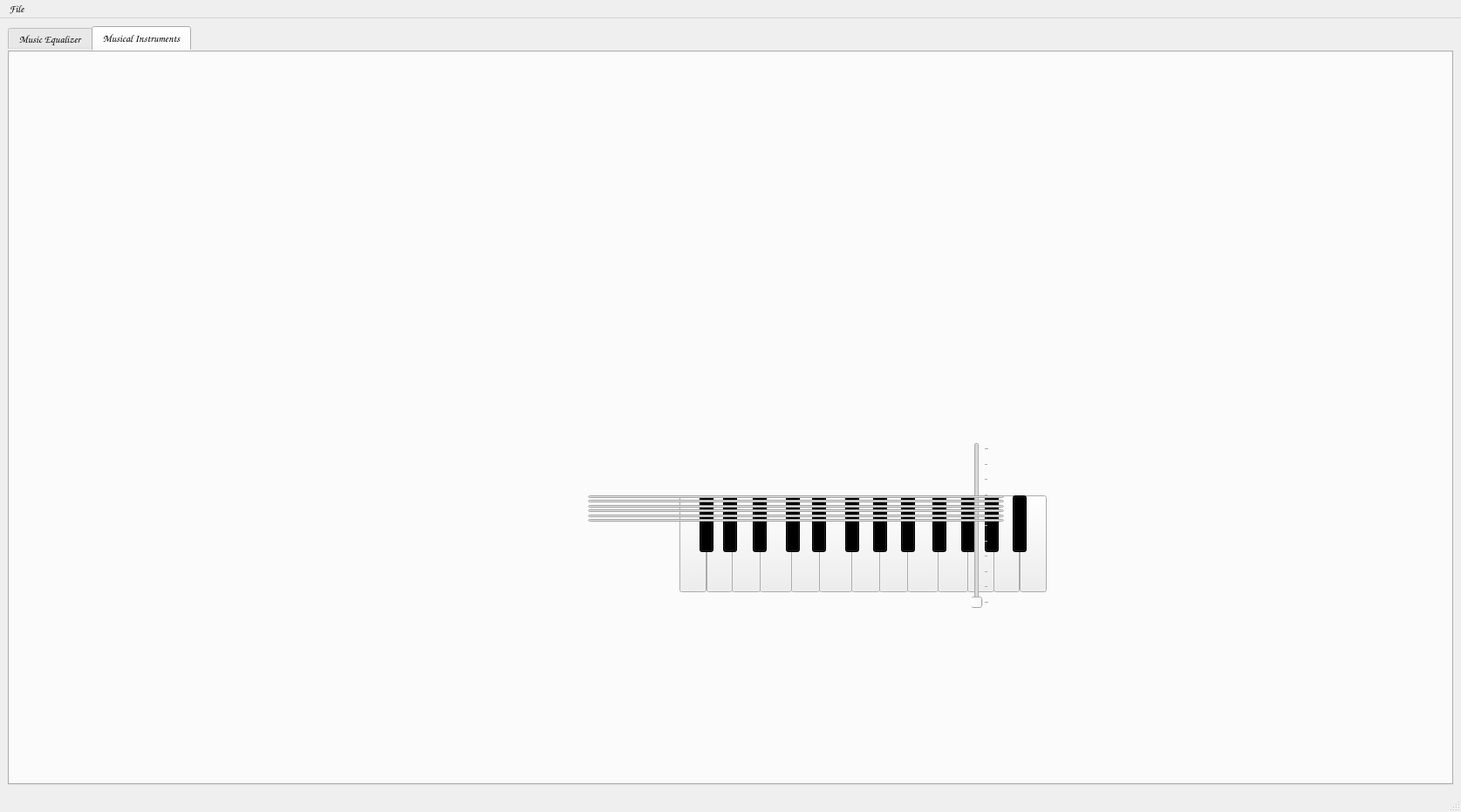
<?xml version="1.0" encoding="UTF-8"?>
<ui version="4.0">
 <class>MainWindow</class>
 <widget class="QMainWindow" name="MainWindow">
  <property name="geometry">
   <rect>
    <x>0</x>
    <y>0</y>
    <width>1675</width>
    <height>931</height>
   </rect>
  </property>
  <property name="windowTitle">
   <string>MainWindow</string>
  </property>
  <widget class="QWidget" name="centralwidget">
   <layout class="QGridLayout" name="gridLayout_2">
    <item row="0" column="0">
     <widget class="QTabWidget" name="tabWidget">
      <property name="font">
       <font>
        <family>Comic Sans MS</family>
       </font>
      </property>
      <property name="cursor">
       <cursorShape>PointingHandCursor</cursorShape>
      </property>
      <property name="autoFillBackground">
       <bool>false</bool>
      </property>
      <property name="styleSheet">
       <string notr="true">border-color:  rgb(0, 0, 0);</string>
      </property>
      <property name="currentIndex">
       <number>1</number>
      </property>
      <widget class="QWidget" name="tab">
       <attribute name="title">
        <string>Music Equalizer</string>
       </attribute>
       <layout class="QGridLayout" name="gridLayout">
        <item row="0" column="0">
         <layout class="QVBoxLayout" name="verticalLayout">
          <item>
           <layout class="QVBoxLayout" name="verticalLayoutsig1">
            <item>
             <layout class="QGridLayout" name="gridLayoutsig1">
              <item row="2" column="0">
               <layout class="QHBoxLayout" name="horizontalLayout_4">
                <item>
                 <layout class="QVBoxLayout" name="BellLayout">
                  <item alignment="Qt::AlignHCenter">
                   <widget class="QLabel" name="BellSliderMaximum">
                    <property name="text">
                     <string>10</string>
                    </property>
                   </widget>
                  </item>
                  <item alignment="Qt::AlignHCenter">
                   <widget class="QSlider" name="PianoSlider">
                    <property name="maximum">
                     <number>10</number>
                    </property>
                    <property name="pageStep">
                     <number>1</number>
                    </property>
                    <property name="value">
                     <number>1</number>
                    </property>
                    <property name="orientation">
                     <enum>Qt::Vertical</enum>
                    </property>
                   </widget>
                  </item>
                  <item alignment="Qt::AlignHCenter">
                   <widget class="QLabel" name="BellSliderMinimum">
                    <property name="text">
                     <string>0</string>
                    </property>
                   </widget>
                  </item>
                  <item alignment="Qt::AlignHCenter">
                   <widget class="QLabel" name="PianoLabel">
                    <property name="text">
                     <string/>
                    </property>
                    <property name="pixmap">
                     <pixmap>../2_12_2021/newImgs/PianoIcon.png</pixmap>
                    </property>
                   </widget>
                  </item>
                  <item alignment="Qt::AlignHCenter">
                   <widget class="QLabel" name="BellImage">
                    <property name="maximumSize">
                     <size>
                      <width>70</width>
                      <height>70</height>
                     </size>
                    </property>
                    <property name="styleSheet">
                     <string notr="true">background-image: url(:/icons/bell.jpg);</string>
                    </property>
                    <property name="text">
                     <string/>
                    </property>
                    <property name="pixmap">
                     <pixmap>:/icons/bell.jpg</pixmap>
                    </property>
                    <property name="scaledContents">
                     <bool>true</bool>
                    </property>
                   </widget>
                  </item>
                 </layout>
                </item>
                <item>
                 <layout class="QVBoxLayout" name="DoubleBassLayout">
                  <item alignment="Qt::AlignHCenter">
                   <widget class="QLabel" name="DoubleBassSliderMaximum">
                    <property name="text">
                     <string>10</string>
                    </property>
                   </widget>
                  </item>
                  <item alignment="Qt::AlignHCenter">
                   <widget class="QSlider" name="GuitarSlider">
                    <property name="maximum">
                     <number>10</number>
                    </property>
                    <property name="pageStep">
                     <number>1</number>
                    </property>
                    <property name="value">
                     <number>1</number>
                    </property>
                    <property name="orientation">
                     <enum>Qt::Vertical</enum>
                    </property>
                   </widget>
                  </item>
                  <item alignment="Qt::AlignHCenter">
                   <widget class="QLabel" name="DoubleBassSliderMinimum">
                    <property name="text">
                     <string>0</string>
                    </property>
                   </widget>
                  </item>
                  <item alignment="Qt::AlignHCenter">
                   <widget class="QLabel" name="GuitarLabel">
                    <property name="text">
                     <string/>
                    </property>
                    <property name="pixmap">
                     <pixmap>../2_12_2021/newImgs/guitarIcon.png</pixmap>
                    </property>
                   </widget>
                  </item>
                  <item alignment="Qt::AlignHCenter">
                   <widget class="QLabel" name="DoubleBassImage">
                    <property name="maximumSize">
                     <size>
                      <width>70</width>
                      <height>70</height>
                     </size>
                    </property>
                    <property name="styleSheet">
                     <string notr="true">background-image: url(:/icons/double_bass.jpg);</string>
                    </property>
                    <property name="text">
                     <string/>
                    </property>
                    <property name="pixmap">
                     <pixmap>:/icons/double_bass.jpg</pixmap>
                    </property>
                    <property name="scaledContents">
                     <bool>true</bool>
                    </property>
                   </widget>
                  </item>
                 </layout>
                </item>
                <item>
                 <layout class="QVBoxLayout" name="AltoSaxophoneLayout">
                  <item alignment="Qt::AlignHCenter">
                   <widget class="QLabel" name="AltoSaxophoneSliderMaximum">
                    <property name="text">
                     <string>10</string>
                    </property>
                   </widget>
                  </item>
                  <item alignment="Qt::AlignHCenter">
                   <widget class="QSlider" name="FluteSlider">
                    <property name="maximum">
                     <number>10</number>
                    </property>
                    <property name="pageStep">
                     <number>1</number>
                    </property>
                    <property name="value">
                     <number>1</number>
                    </property>
                    <property name="orientation">
                     <enum>Qt::Vertical</enum>
                    </property>
                   </widget>
                  </item>
                  <item alignment="Qt::AlignHCenter">
                   <widget class="QLabel" name="AltoSaxophoneSliderMinimum">
                    <property name="text">
                     <string>0</string>
                    </property>
                   </widget>
                  </item>
                  <item alignment="Qt::AlignHCenter">
                   <widget class="QLabel" name="FluteLabel">
                    <property name="text">
                     <string/>
                    </property>
                    <property name="pixmap">
                     <pixmap>../2_12_2021/newImgs/FluteIcon.png</pixmap>
                    </property>
                   </widget>
                  </item>
                  <item alignment="Qt::AlignHCenter">
                   <widget class="QLabel" name="AltoSaxophoneImage">
                    <property name="maximumSize">
                     <size>
                      <width>70</width>
                      <height>70</height>
                     </size>
                    </property>
                    <property name="text">
                     <string/>
                    </property>
                    <property name="pixmap">
                     <pixmap>:/icons/alto_sax.jpg</pixmap>
                    </property>
                    <property name="scaledContents">
                     <bool>true</bool>
                    </property>
                   </widget>
                  </item>
                 </layout>
                </item>
               </layout>
              </item>
              <item row="1" column="0">
               <layout class="QHBoxLayout" name="horizontalLayoutspeed">
                <item>
                 <layout class="QHBoxLayout" name="horizontalLayout_2">
                  <item>
                   <widget class="QPushButton" name="playpauseButton">
                    <property name="text">
                     <string/>
                    </property>
                    <property name="icon">
                     <iconset>
                      <normaloff>../2_12_2021/images/playF.png</normaloff>../2_12_2021/images/playF.png</iconset>
                    </property>
                    <property name="flat">
                     <bool>true</bool>
                    </property>
                   </widget>
                  </item>
                 </layout>
                </item>
                <item>
                 <widget class="QLabel" name="VolumeLabel">
                  <property name="font">
                   <font>
                    <family>Comic Sans MS</family>
                   </font>
                  </property>
                  <property name="text">
                   <string>Volume</string>
                  </property>
                 </widget>
                </item>
                <item>
                 <widget class="QSlider" name="VolumeSlider">
                  <property name="maximum">
                   <number>100</number>
                  </property>
                  <property name="singleStep">
                   <number>1</number>
                  </property>
                  <property name="pageStep">
                   <number>1</number>
                  </property>
                  <property name="value">
                   <number>100</number>
                  </property>
                  <property name="sliderPosition">
                   <number>100</number>
                  </property>
                  <property name="orientation">
                   <enum>Qt::Horizontal</enum>
                  </property>
                 </widget>
                </item>
                <item>
                 <layout class="QHBoxLayout" name="horizontalLayout">
                  <item>
                   <spacer name="horizontalSpacer">
                    <property name="orientation">
                     <enum>Qt::Horizontal</enum>
                    </property>
                    <property name="sizeHint" stdset="0">
                     <size>
                      <width>20</width>
                      <height>20</height>
                     </size>
                    </property>
                   </spacer>
                  </item>
                  <item>
                   <widget class="QLabel" name="SpectrogramColorPalleteLabel">
                    <property name="font">
                     <font>
                      <family>Comic Sans MS</family>
                     </font>
                    </property>
                    <property name="text">
                     <string>Choose color pallete for the Spectrogram</string>
                    </property>
                   </widget>
                  </item>
                  <item>
                   <widget class="QComboBox" name="SpectrogramColorPalleteComboBox">
                    <property name="minimumSize">
                     <size>
                      <width>66</width>
                      <height>22</height>
                     </size>
                    </property>
                    <property name="font">
                     <font>
                      <family>Comic Sans MS</family>
                     </font>
                    </property>
                    <item>
                     <property name="text">
                      <string>viridis</string>
                     </property>
                    </item>
                    <item>
                     <property name="text">
                      <string>plasma</string>
                     </property>
                    </item>
                    <item>
                     <property name="text">
                      <string>cividis</string>
                     </property>
                    </item>
                    <item>
                     <property name="text">
                      <string>magma</string>
                     </property>
                    </item>
                    <item>
                     <property name="text">
                      <string>inferno</string>
                     </property>
                    </item>
                    <item>
                     <property name="text">
                      <string>Blues</string>
                     </property>
                    </item>
                   </widget>
                  </item>
                 </layout>
                </item>
               </layout>
              </item>
              <item row="0" column="0">
               <widget class="PlotWidget" name="SignalGraph"/>
              </item>
              <item row="0" column="1">
               <layout class="QGridLayout" name="SpectrogramGraph"/>
              </item>
             </layout>
            </item>
           </layout>
          </item>
         </layout>
        </item>
       </layout>
      </widget>
      <widget class="QWidget" name="tab_2">
       <attribute name="title">
        <string>Musical Instruments</string>
       </attribute>
       <widget class="QWidget" name="pianoWidget" native="true">
        <property name="geometry">
         <rect>
          <x>650</x>
          <y>350</y>
          <width>701</width>
          <height>431</height>
         </rect>
        </property>
        <widget class="QPushButton" name="whiteKey11">
         <property name="geometry">
          <rect>
           <x>450</x>
           <y>160</y>
           <width>31</width>
           <height>111</height>
          </rect>
         </property>
         <property name="text">
          <string/>
         </property>
        </widget>
        <widget class="QPushButton" name="blackKey6">
         <property name="geometry">
          <rect>
           <x>310</x>
           <y>160</y>
           <width>16</width>
           <height>65</height>
          </rect>
         </property>
         <property name="styleSheet">
          <string notr="true">background-color: rgb(0, 0, 0);</string>
         </property>
         <property name="text">
          <string/>
         </property>
        </widget>
        <widget class="QPushButton" name="blackKey5">
         <property name="geometry">
          <rect>
           <x>272</x>
           <y>160</y>
           <width>16</width>
           <height>65</height>
          </rect>
         </property>
         <property name="styleSheet">
          <string notr="true">background-color: rgb(0, 0, 0);</string>
         </property>
         <property name="text">
          <string/>
         </property>
        </widget>
        <widget class="QPushButton" name="blackKey8">
         <property name="geometry">
          <rect>
           <x>374</x>
           <y>160</y>
           <width>16</width>
           <height>65</height>
          </rect>
         </property>
         <property name="styleSheet">
          <string notr="true">background-color: rgb(0, 0, 0);</string>
         </property>
         <property name="text">
          <string/>
         </property>
        </widget>
        <widget class="QPushButton" name="whiteKey4">
         <property name="geometry">
          <rect>
           <x>212</x>
           <y>160</y>
           <width>37</width>
           <height>111</height>
          </rect>
         </property>
         <property name="text">
          <string/>
         </property>
        </widget>
        <widget class="QPushButton" name="whiteKey5">
         <property name="geometry">
          <rect>
           <x>248</x>
           <y>160</y>
           <width>33</width>
           <height>111</height>
          </rect>
         </property>
         <property name="text">
          <string/>
         </property>
        </widget>
        <widget class="QPushButton" name="blackKey4">
         <property name="geometry">
          <rect>
           <x>242</x>
           <y>160</y>
           <width>16</width>
           <height>65</height>
          </rect>
         </property>
         <property name="styleSheet">
          <string notr="true">background-color: rgb(0, 0, 0);</string>
         </property>
         <property name="text">
          <string/>
         </property>
        </widget>
        <widget class="QPushButton" name="whiteKey3">
         <property name="geometry">
          <rect>
           <x>180</x>
           <y>160</y>
           <width>33</width>
           <height>111</height>
          </rect>
         </property>
         <property name="text">
          <string/>
         </property>
        </widget>
        <widget class="QPushButton" name="whiteKey6">
         <property name="geometry">
          <rect>
           <x>280</x>
           <y>160</y>
           <width>38</width>
           <height>111</height>
          </rect>
         </property>
         <property name="text">
          <string/>
         </property>
        </widget>
        <widget class="QPushButton" name="blackKey7">
         <property name="geometry">
          <rect>
           <x>342</x>
           <y>160</y>
           <width>16</width>
           <height>65</height>
          </rect>
         </property>
         <property name="styleSheet">
          <string notr="true">background-color: rgb(0, 0, 0);</string>
         </property>
         <property name="text">
          <string/>
         </property>
        </widget>
        <widget class="QPushButton" name="whiteKey8">
         <property name="geometry">
          <rect>
           <x>349</x>
           <y>160</y>
           <width>33</width>
           <height>111</height>
          </rect>
         </property>
         <property name="text">
          <string/>
         </property>
        </widget>
        <widget class="QPushButton" name="blackKey10">
         <property name="geometry">
          <rect>
           <x>443</x>
           <y>160</y>
           <width>16</width>
           <height>65</height>
          </rect>
         </property>
         <property name="styleSheet">
          <string notr="true">background-color: rgb(0, 0, 0);</string>
         </property>
         <property name="text">
          <string/>
         </property>
        </widget>
        <widget class="QPushButton" name="whiteKey7">
         <property name="geometry">
          <rect>
           <x>317</x>
           <y>160</y>
           <width>33</width>
           <height>111</height>
          </rect>
         </property>
         <property name="text">
          <string/>
         </property>
        </widget>
        <widget class="QPushButton" name="whiteKey9">
         <property name="geometry">
          <rect>
           <x>381</x>
           <y>160</y>
           <width>36</width>
           <height>111</height>
          </rect>
         </property>
         <property name="text">
          <string/>
         </property>
        </widget>
        <widget class="QPushButton" name="blackKey9">
         <property name="geometry">
          <rect>
           <x>410</x>
           <y>160</y>
           <width>16</width>
           <height>65</height>
          </rect>
         </property>
         <property name="styleSheet">
          <string notr="true">background-color: rgb(0, 0, 0);</string>
         </property>
         <property name="text">
          <string/>
         </property>
        </widget>
        <widget class="QPushButton" name="whiteKey10">
         <property name="geometry">
          <rect>
           <x>416</x>
           <y>160</y>
           <width>35</width>
           <height>111</height>
          </rect>
         </property>
         <property name="text">
          <string/>
         </property>
        </widget>
        <widget class="QPushButton" name="blackKey3">
         <property name="geometry">
          <rect>
           <x>204</x>
           <y>160</y>
           <width>16</width>
           <height>65</height>
          </rect>
         </property>
         <property name="styleSheet">
          <string notr="true">background-color: rgb(0, 0, 0);</string>
         </property>
         <property name="text">
          <string/>
         </property>
        </widget>
        <widget class="QLabel" name="pianoImgLabel">
         <property name="geometry">
          <rect>
           <x>20</x>
           <y>-60</y>
           <width>621</width>
           <height>531</height>
          </rect>
         </property>
         <property name="text">
          <string/>
         </property>
         <property name="pixmap">
          <pixmap>../piano-removebg-preview.png</pixmap>
         </property>
         <property name="scaledContents">
          <bool>true</bool>
         </property>
        </widget>
        <widget class="QPushButton" name="whiteKey2">
         <property name="geometry">
          <rect>
           <x>151</x>
           <y>160</y>
           <width>30</width>
           <height>111</height>
          </rect>
         </property>
         <property name="text">
          <string/>
         </property>
        </widget>
        <widget class="QPushButton" name="whiteKey1">
         <property name="geometry">
          <rect>
           <x>120</x>
           <y>160</y>
           <width>31</width>
           <height>111</height>
          </rect>
         </property>
         <property name="text">
          <string/>
         </property>
        </widget>
        <widget class="QPushButton" name="blackKey2">
         <property name="geometry">
          <rect>
           <x>170</x>
           <y>160</y>
           <width>16</width>
           <height>65</height>
          </rect>
         </property>
         <property name="styleSheet">
          <string notr="true">background-color: rgb(0, 0, 0);</string>
         </property>
         <property name="text">
          <string/>
         </property>
        </widget>
        <widget class="QPushButton" name="blackKey1">
         <property name="geometry">
          <rect>
           <x>143</x>
           <y>160</y>
           <width>16</width>
           <height>65</height>
          </rect>
         </property>
         <property name="styleSheet">
          <string notr="true">background-color: rgb(0, 0, 0);</string>
         </property>
         <property name="text">
          <string/>
         </property>
        </widget>
        <widget class="QPushButton" name="whiteKey12">
         <property name="geometry">
          <rect>
           <x>480</x>
           <y>160</y>
           <width>30</width>
           <height>111</height>
          </rect>
         </property>
         <property name="text">
          <string/>
         </property>
        </widget>
        <widget class="QPushButton" name="whiteKey13">
         <property name="geometry">
          <rect>
           <x>510</x>
           <y>160</y>
           <width>31</width>
           <height>111</height>
          </rect>
         </property>
         <property name="text">
          <string/>
         </property>
        </widget>
        <widget class="QPushButton" name="blackKey11">
         <property name="geometry">
          <rect>
           <x>470</x>
           <y>160</y>
           <width>16</width>
           <height>65</height>
          </rect>
         </property>
         <property name="styleSheet">
          <string notr="true">background-color: rgb(0, 0, 0);</string>
         </property>
         <property name="text">
          <string/>
         </property>
        </widget>
        <widget class="QPushButton" name="blackKey12">
         <property name="geometry">
          <rect>
           <x>502</x>
           <y>160</y>
           <width>16</width>
           <height>65</height>
          </rect>
         </property>
         <property name="styleSheet">
          <string notr="true">background-color: rgb(0, 0, 0);</string>
         </property>
         <property name="text">
          <string/>
         </property>
        </widget>
        <zorder>pianoImgLabel</zorder>
        <zorder>whiteKey10</zorder>
        <zorder>whiteKey5</zorder>
        <zorder>whiteKey6</zorder>
        <zorder>whiteKey7</zorder>
        <zorder>whiteKey8</zorder>
        <zorder>whiteKey9</zorder>
        <zorder>whiteKey11</zorder>
        <zorder>blackKey6</zorder>
        <zorder>blackKey5</zorder>
        <zorder>blackKey8</zorder>
        <zorder>whiteKey4</zorder>
        <zorder>blackKey4</zorder>
        <zorder>whiteKey3</zorder>
        <zorder>blackKey7</zorder>
        <zorder>blackKey10</zorder>
        <zorder>blackKey9</zorder>
        <zorder>blackKey3</zorder>
        <zorder>whiteKey2</zorder>
        <zorder>whiteKey1</zorder>
        <zorder>blackKey2</zorder>
        <zorder>blackKey1</zorder>
        <zorder>whiteKey12</zorder>
        <zorder>whiteKey13</zorder>
        <zorder>blackKey11</zorder>
        <zorder>blackKey12</zorder>
       </widget>
       <widget class="QLabel" name="bgtab2lmg">
        <property name="geometry">
         <rect>
          <x>-40</x>
          <y>0</y>
          <width>2000</width>
          <height>1441</height>
         </rect>
        </property>
        <property name="text">
         <string/>
        </property>
        <property name="pixmap">
         <pixmap>../2_12_2021/images/blackst.jpg</pixmap>
        </property>
        <property name="scaledContents">
         <bool>true</bool>
        </property>
       </widget>
       <widget class="QWidget" name="InstButtonwidget" native="true">
        <property name="geometry">
         <rect>
          <x>510</x>
          <y>130</y>
          <width>521</width>
          <height>80</height>
         </rect>
        </property>
       </widget>
       <widget class="QWidget" name="drumsWidget" native="true">
        <property name="geometry">
         <rect>
          <x>795</x>
          <y>400</y>
          <width>441</width>
          <height>321</height>
         </rect>
        </property>
        <widget class="QLabel" name="label">
         <property name="geometry">
          <rect>
           <x>10</x>
           <y>10</y>
           <width>261</width>
           <height>241</height>
          </rect>
         </property>
         <property name="text">
          <string/>
         </property>
         <property name="pixmap">
          <pixmap>../2_12_2021/images/drums.png</pixmap>
         </property>
        </widget>
        <widget class="QSlider" name="drumsSlider">
         <property name="geometry">
          <rect>
           <x>310</x>
           <y>49</y>
           <width>20</width>
           <height>191</height>
          </rect>
         </property>
         <property name="cursor">
          <cursorShape>PointingHandCursor</cursorShape>
         </property>
         <property name="mouseTracking">
          <bool>true</bool>
         </property>
         <property name="focusPolicy">
          <enum>Qt::TabFocus</enum>
         </property>
         <property name="styleSheet">
          <string notr="true"/>
         </property>
         <property name="minimum">
          <number>0</number>
         </property>
         <property name="maximum">
          <number>10</number>
         </property>
         <property name="singleStep">
          <number>1</number>
         </property>
         <property name="pageStep">
          <number>10</number>
         </property>
         <property name="orientation">
          <enum>Qt::Vertical</enum>
         </property>
         <property name="invertedAppearance">
          <bool>false</bool>
         </property>
         <property name="invertedControls">
          <bool>false</bool>
         </property>
         <property name="tickPosition">
          <enum>QSlider::TicksBelow</enum>
         </property>
         <property name="tickInterval">
          <number>0</number>
         </property>
        </widget>
        <widget class="QPushButton" name="drumsButton">
         <property name="enabled">
          <bool>true</bool>
         </property>
         <property name="geometry">
          <rect>
           <x>25</x>
           <y>69</y>
           <width>195</width>
           <height>75</height>
          </rect>
         </property>
         <property name="cursor">
          <cursorShape>OpenHandCursor</cursorShape>
         </property>
         <property name="focusPolicy">
          <enum>Qt::NoFocus</enum>
         </property>
         <property name="autoFillBackground">
          <bool>false</bool>
         </property>
         <property name="styleSheet">
          <string notr="true">border-radius:90px;</string>
         </property>
         <property name="text">
          <string/>
         </property>
         <property name="autoDefault">
          <bool>true</bool>
         </property>
         <property name="default">
          <bool>false</bool>
         </property>
         <property name="flat">
          <bool>true</bool>
         </property>
        </widget>
        <zorder>label</zorder>
        <zorder>drumsButton</zorder>
        <zorder>drumsSlider</zorder>
       </widget>
       <widget class="QWidget" name="guitarWidget" native="true">
        <property name="geometry">
         <rect>
          <x>500</x>
          <y>350</y>
          <width>1141</width>
          <height>301</height>
         </rect>
        </property>
        <widget class="QLabel" name="guitarLabel">
         <property name="geometry">
          <rect>
           <x>-40</x>
           <y>20</y>
           <width>831</width>
           <height>291</height>
          </rect>
         </property>
         <property name="text">
          <string/>
         </property>
         <property name="pixmap">
          <pixmap>../2_12_2021/images/Untitledggggggg-removebg-preview.png</pixmap>
         </property>
         <property name="scaledContents">
          <bool>true</bool>
         </property>
        </widget>
        <widget class="QPushButton" name="guitarString1">
         <property name="geometry">
          <rect>
           <x>165</x>
           <y>160</y>
           <width>477</width>
           <height>3</height>
          </rect>
         </property>
         <property name="autoFillBackground">
          <bool>false</bool>
         </property>
         <property name="styleSheet">
          <string notr="true">background-color: rgb(226, 226, 226);</string>
         </property>
         <property name="text">
          <string/>
         </property>
         <property name="default">
          <bool>false</bool>
         </property>
        </widget>
        <widget class="QPushButton" name="guitarString2">
         <property name="geometry">
          <rect>
           <x>165</x>
           <y>165</y>
           <width>477</width>
           <height>3</height>
          </rect>
         </property>
         <property name="styleSheet">
          <string notr="true">background-color: rgb(226, 226, 226);</string>
         </property>
         <property name="text">
          <string/>
         </property>
        </widget>
        <widget class="QPushButton" name="guitarString4">
         <property name="geometry">
          <rect>
           <x>165</x>
           <y>176</y>
           <width>477</width>
           <height>3</height>
          </rect>
         </property>
         <property name="styleSheet">
          <string notr="true">background-color: rgb(226, 226, 226);</string>
         </property>
         <property name="text">
          <string/>
         </property>
        </widget>
        <widget class="QPushButton" name="guitarString3">
         <property name="geometry">
          <rect>
           <x>165</x>
           <y>171</y>
           <width>477</width>
           <height>3</height>
          </rect>
         </property>
         <property name="styleSheet">
          <string notr="true">background-color: rgb(226, 226, 226);</string>
         </property>
         <property name="text">
          <string/>
         </property>
        </widget>
        <widget class="QPushButton" name="guitarString5">
         <property name="geometry">
          <rect>
           <x>165</x>
           <y>182</y>
           <width>477</width>
           <height>3</height>
          </rect>
         </property>
         <property name="styleSheet">
          <string notr="true">background-color: rgb(226, 226, 226);</string>
         </property>
         <property name="text">
          <string/>
         </property>
        </widget>
        <widget class="QPushButton" name="guitarString6">
         <property name="geometry">
          <rect>
           <x>165</x>
           <y>187</y>
           <width>477</width>
           <height>3</height>
          </rect>
         </property>
         <property name="styleSheet">
          <string notr="true">background-color: rgb(226, 226, 226);</string>
         </property>
         <property name="text">
          <string/>
         </property>
        </widget>
       </widget>
       <widget class="QWidget" name="layoutWidget">
        <property name="geometry">
         <rect>
          <x>740</x>
          <y>130</y>
          <width>441</width>
          <height>91</height>
         </rect>
        </property>
        <layout class="QHBoxLayout" name="horizontalLayout_3">
         <item>
          <widget class="QPushButton" name="startPianoButton">
           <property name="cursor">
            <cursorShape>PointingHandCursor</cursorShape>
           </property>
           <property name="text">
            <string/>
           </property>
           <property name="icon">
            <iconset>
             <normaloff>../2_12_2021/images/pianoIcon.png</normaloff>../2_12_2021/images/pianoIcon.png</iconset>
           </property>
           <property name="iconSize">
            <size>
             <width>70</width>
             <height>70</height>
            </size>
           </property>
           <property name="flat">
            <bool>true</bool>
           </property>
          </widget>
         </item>
         <item>
          <widget class="QPushButton" name="startDrumsButton">
           <property name="cursor">
            <cursorShape>PointingHandCursor</cursorShape>
           </property>
           <property name="text">
            <string/>
           </property>
           <property name="icon">
            <iconset>
             <normaloff>../2_12_2021/images/drumsIcon.png</normaloff>../2_12_2021/images/drumsIcon.png</iconset>
           </property>
           <property name="iconSize">
            <size>
             <width>70</width>
             <height>70</height>
            </size>
           </property>
           <property name="flat">
            <bool>true</bool>
           </property>
          </widget>
         </item>
         <item>
          <widget class="QPushButton" name="startGuitarButton">
           <property name="cursor">
            <cursorShape>PointingHandCursor</cursorShape>
           </property>
           <property name="text">
            <string/>
           </property>
           <property name="icon">
            <iconset>
             <normaloff>../2_12_2021/images/guitarIcon.png</normaloff>../2_12_2021/images/guitarIcon.png</iconset>
           </property>
           <property name="iconSize">
            <size>
             <width>70</width>
             <height>70</height>
            </size>
           </property>
           <property name="flat">
            <bool>true</bool>
           </property>
          </widget>
         </item>
        </layout>
       </widget>
       <zorder>bgtab2lmg</zorder>
       <zorder>pianoWidget</zorder>
       <zorder>InstButtonwidget</zorder>
       <zorder>drumsWidget</zorder>
       <zorder>guitarWidget</zorder>
       <zorder>layoutWidget</zorder>
      </widget>
     </widget>
    </item>
   </layout>
  </widget>
  <widget class="QMenuBar" name="menubar">
   <property name="geometry">
    <rect>
     <x>0</x>
     <y>0</y>
     <width>1675</width>
     <height>23</height>
    </rect>
   </property>
   <property name="font">
    <font>
     <family>Comic Sans MS</family>
    </font>
   </property>
   <property name="cursor">
    <cursorShape>PointingHandCursor</cursorShape>
   </property>
   <widget class="QMenu" name="menuFile">
    <property name="font">
     <font>
      <family>Comic Sans MS</family>
     </font>
    </property>
    <property name="cursor">
     <cursorShape>PointingHandCursor</cursorShape>
    </property>
    <property name="title">
     <string>File</string>
    </property>
    <addaction name="Open"/>
   </widget>
   <addaction name="menuFile"/>
  </widget>
  <widget class="QStatusBar" name="statusbar"/>
  <action name="Open">
   <property name="text">
    <string>Open</string>
   </property>
   <property name="font">
    <font>
     <family>Comic Sans MS</family>
    </font>
   </property>
  </action>
 </widget>
 <customwidgets>
  <customwidget>
   <class>PlotWidget</class>
   <extends>QGraphicsView</extends>
   <header>pyqtgraph</header>
  </customwidget>
 </customwidgets>
 <resources>
  <include location="../2_12_2021/images/imgs.qrc"/>
 </resources>
 <connections/>
</ui>
